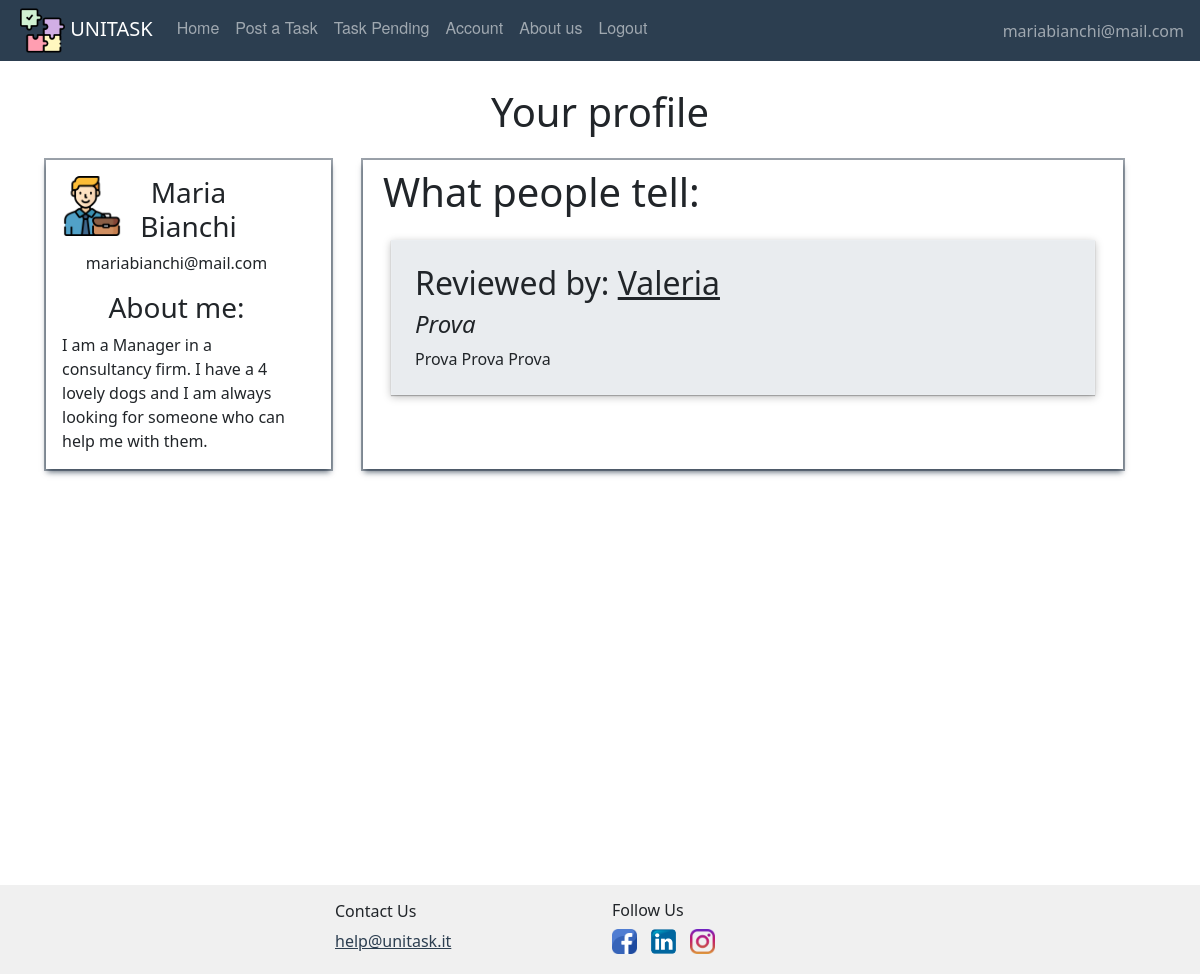
Page /account (signed in) on the earlier database version.
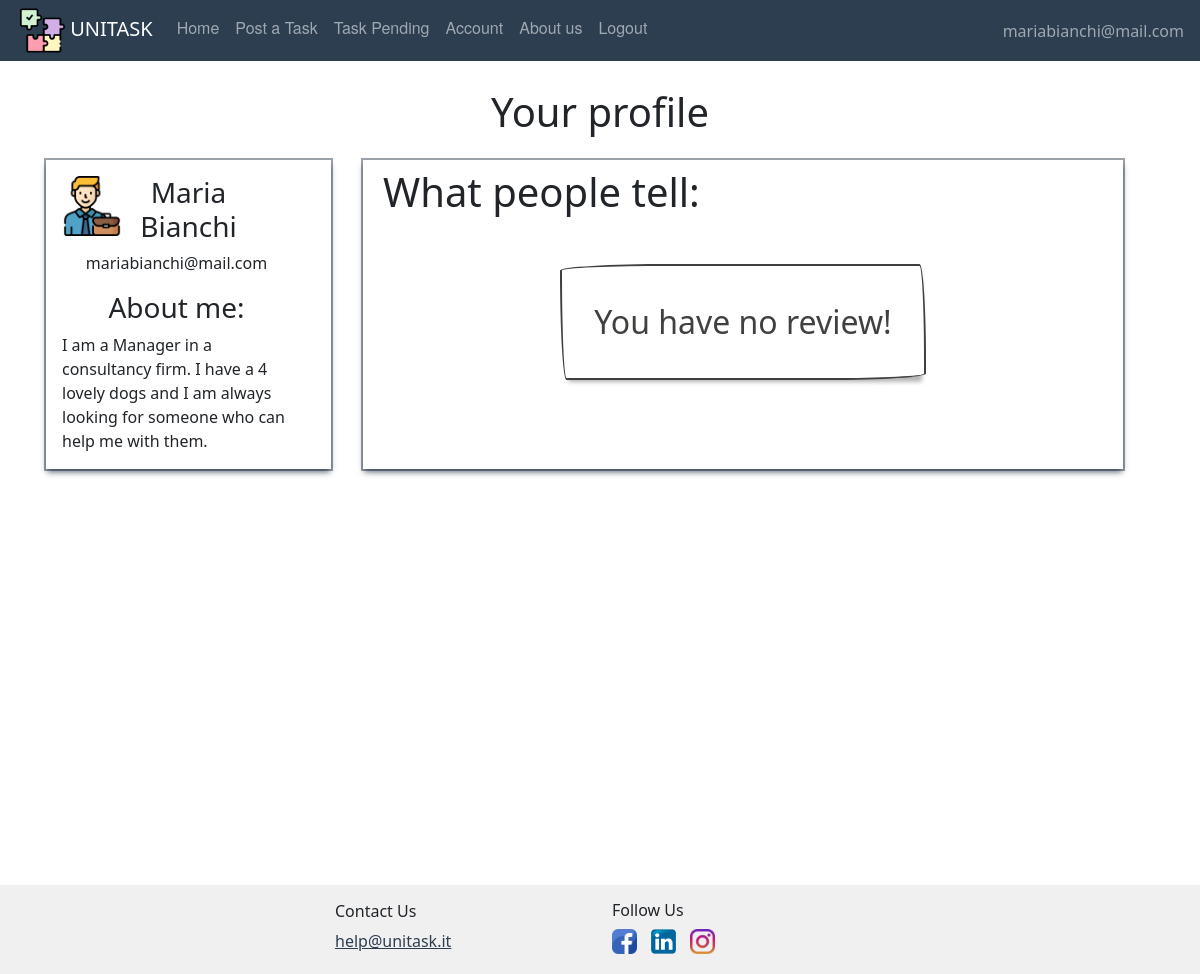
Same page on the later database version.
### website/models.py (models this page shows)
class Review(db.Model, UserMixin):
    id = db.Column(db.Integer, primary_key=True)
    title = db.Column(db.String(150))
    text = db.Column(db.String(150))
    date = db.Column(db.DateTime(timezone=True), default=func.now)
    id_reviewer = db.Column(db.Integer, db.ForeignKey('user.id'))
    id_reviewed = db.Column(db.Integer, db.ForeignKey('user.id'))
    task_id = db.Column(db.Integer, db.ForeignKey('offer.id'))

class User(db.Model, UserMixin):
    id = db.Column(db.Integer, primary_key=True)
    email = db.Column(db.String(150), unique=True)
    password = db.Column(db.String(150))
    first_name = db.Column(db.String(150))
    surname = db.Column(db.String(150))
    description = db.Column(db.String(200))
    type = db.Column(db.String(20))
    reviewsposted = db.relationship('Review', foreign_keys='Review.id_reviewer',
                                    backref='author')
    reviewsreceived = db.relationship('Review', foreign_keys='Review.id_reviewed',
                                      backref='received')
    __mapper_args__ = {
        'polymorphic_on': type,
        'polymorphic_identity': 'user',
    }

### website/user/routes.py (the view)
@users.route('/account')
def account():
    return render_template("User/account.html", user=current_user)

### website/templates/user/account.html (shortened to what this page needs)
{% extends "base.html" %}
{% block content %}
    <br/>
    <h1 align="center">Your profile</h1>
    <div class="container" style="margin-bottom: 50vh">
        <div class="row">
            <div align="center" class="col-3 profile-box m-3 p-3">
                <div class="row">
                    <div class="col-2">
                        {% if user.type=='student' %}
                            <img align="left" width="60" height="60" alt="usertype"
                                 src="/static/images/pic/student.png"/>
                        {% elif user.type=='adult' %}
                            <img align="left" width="60" height="60" alt="usertype"
                                 src="/static/images/pic/worker.png"/>
                        {% endif %}
                    </div>
                    <div class="col-8">
                        <h3 class="px-2">{{ user.first_name }} {{ user.surname }}</h3>
                    </div>
                    <div class="row">
                        <p class="px-3">{{ user.email }}</p>
                        <h3>About me:</h3>
                        <div style="text-align:left;">
                            {% if user.description != None %}
                                <div class="profileDescription">
                                    {{ user.description }}
                                </div>
                            {% endif %}
                        </div>
                    </div>
                </div>
            </div>
            <div class="col-8 reviews-box m-3">
                <h1 align="left" class="p-2">What people tell: </h1>
                {% if user.reviewsreceived|length !=0 %}
                    {% for recens in user.reviewsreceived %}
                        <div class="box-review">
                            <h2>Reviewed by: <span class="review-author"> {{ recens.author.first_name }}</span></h2>
                            <h4 class="review-title">{{ recens.title }}</h4>
                            {{ recens.text }}
                        </div>
                    {% endfor %}
                {% else %}
                    <div class="row">
                        <div align="center" class="col" style="margin-top:2em;">
                            <div class="button-55">
                                You have no review!
                            </div>
                        </div>
                    </div>
                {% endif %}
            </div>
        </div>
    </div>
{% endblock %}

Differences in the rows shown:
removed Review: author.first_name "Valeria", title "Prova", text "Prova Prova Prova"
Other differences:
text now shown: "You have no review!"
